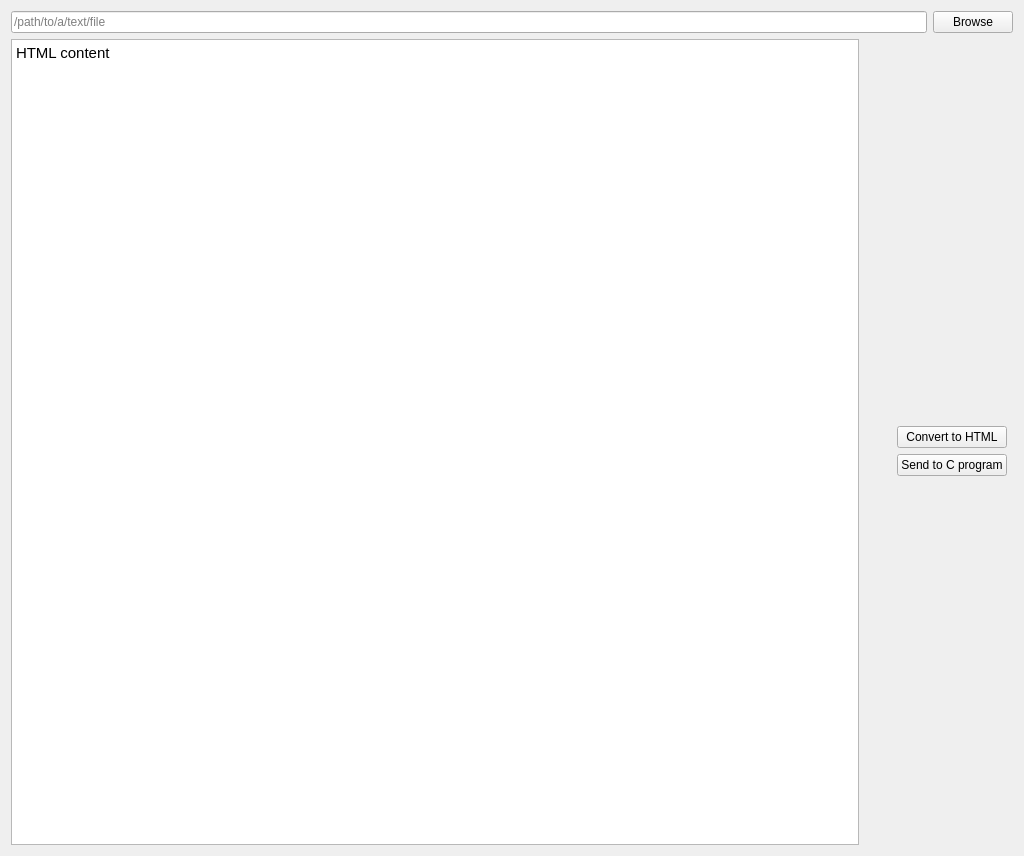
<?xml version="1.0" encoding="UTF-8"?>
<ui version="4.0">
 <class>HTMLConverter</class>
 <widget class="QWidget" name="HTMLConverter">
  <property name="geometry">
   <rect>
    <x>0</x>
    <y>0</y>
    <width>1024</width>
    <height>856</height>
   </rect>
  </property>
  <property name="windowTitle">
   <string>HTML Converter</string>
  </property>
  <layout class="QGridLayout" name="gridLayout">
   <item row="1" column="0" rowspan="5">
    <widget class="QTextEdit" name="textEdit">
     <property name="html">
      <string>&lt;!DOCTYPE HTML PUBLIC &quot;-//W3C//DTD HTML 4.0//EN&quot; &quot;http://www.w3.org/TR/REC-html40/strict.dtd&quot;&gt;
&lt;html&gt;&lt;head&gt;&lt;meta name=&quot;qrichtext&quot; content=&quot;1&quot; /&gt;&lt;meta charset=&quot;utf-8&quot; /&gt;&lt;style type=&quot;text/css&quot;&gt;
p, li { white-space: pre-wrap; }
hr { height: 1px; border-width: 0; }
li.unchecked::marker { content: &quot;\2610&quot;; }
li.checked::marker { content: &quot;\2612&quot;; }
&lt;/style&gt;&lt;/head&gt;&lt;body style=&quot; font-family:'Cantarell'; font-size:11pt; font-weight:400; font-style:normal;&quot;&gt;
&lt;p style=&quot; margin-top:0px; margin-bottom:0px; margin-left:0px; margin-right:0px; -qt-block-indent:0; text-indent:0px;&quot;&gt;HTML content&lt;/p&gt;
&lt;p style=&quot;-qt-paragraph-type:empty; margin-top:0px; margin-bottom:0px; margin-left:0px; margin-right:0px; -qt-block-indent:0; text-indent:0px;&quot;&gt;&lt;br /&gt;&lt;/p&gt;&lt;/body&gt;&lt;/html&gt;</string>
     </property>
    </widget>
   </item>
   <item row="5" column="1">
    <spacer name="verticalSpacer">
     <property name="orientation">
      <enum>Qt::Orientation::Vertical</enum>
     </property>
     <property name="sizeHint" stdset="0">
      <size>
       <width>20</width>
       <height>92</height>
      </size>
     </property>
    </spacer>
   </item>
   <item row="4" column="1">
    <spacer name="verticalSpacer_2">
     <property name="orientation">
      <enum>Qt::Orientation::Vertical</enum>
     </property>
     <property name="sizeHint" stdset="0">
      <size>
       <width>20</width>
       <height>92</height>
      </size>
     </property>
    </spacer>
   </item>
   <item row="0" column="0" colspan="5">
    <layout class="QHBoxLayout" name="horizontalLayout">
     <item>
      <widget class="QLineEdit" name="path_line_edit">
       <property name="readOnly">
        <bool>true</bool>
       </property>
       <property name="placeholderText">
        <string>/path/to/a/text/file</string>
       </property>
      </widget>
     </item>
     <item>
      <widget class="QPushButton" name="browse_btn">
       <property name="text">
        <string>Browse</string>
       </property>
      </widget>
     </item>
    </layout>
   </item>
   <item row="4" column="3" rowspan="2">
    <layout class="QVBoxLayout" name="verticalLayout">
     <item>
      <spacer name="verticalSpacer_4">
       <property name="orientation">
        <enum>Qt::Orientation::Vertical</enum>
       </property>
       <property name="sizeHint" stdset="0">
        <size>
         <width>20</width>
         <height>40</height>
        </size>
       </property>
      </spacer>
     </item>
     <item>
      <widget class="QPushButton" name="pushButton">
       <property name="text">
        <string>Convert to HTML</string>
       </property>
      </widget>
     </item>
     <item>
      <widget class="QPushButton" name="pushButton_2">
       <property name="text">
        <string>Send to C program</string>
       </property>
      </widget>
     </item>
     <item>
      <spacer name="verticalSpacer_3">
       <property name="orientation">
        <enum>Qt::Orientation::Vertical</enum>
       </property>
       <property name="sizeHint" stdset="0">
        <size>
         <width>20</width>
         <height>40</height>
        </size>
       </property>
      </spacer>
     </item>
    </layout>
   </item>
  </layout>
 </widget>
 <resources/>
 <connections/>
</ui>
